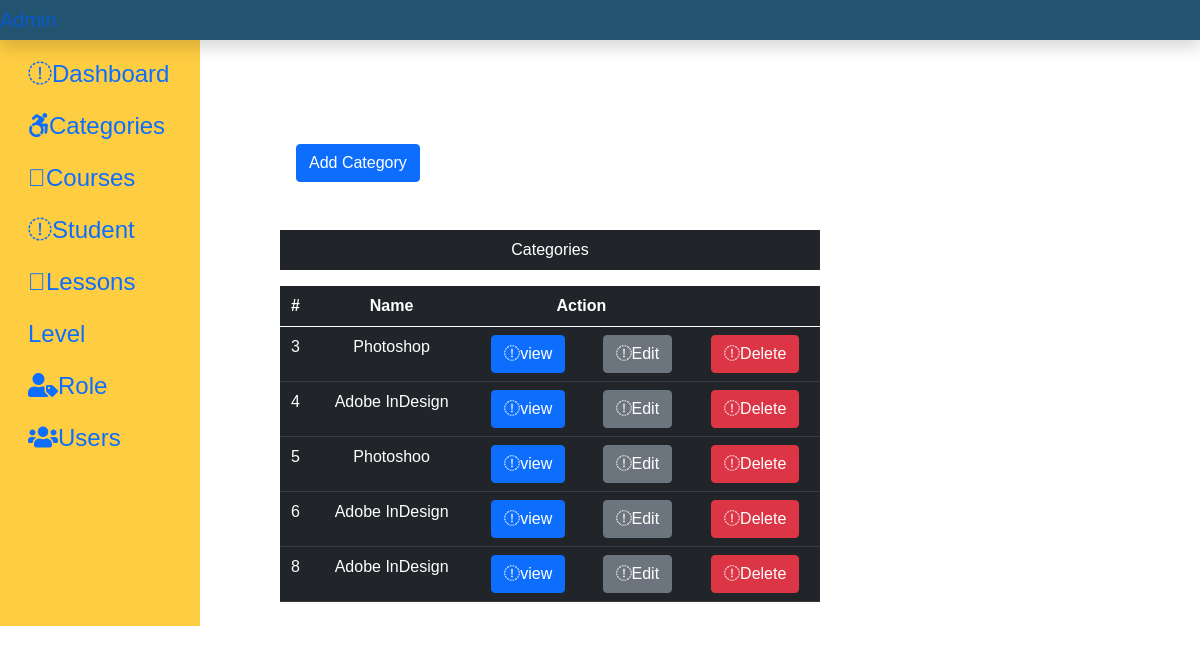
The app's page /admin/categories.php with its own data.
### tables this page shows
CREATE TABLE `category` (
  `CaId` int(255) NOT NULL,
  `CaName` varchar(255) NOT NULL
);

### admin/function/function.php (called while the page is built, shortened)
<?php
 function category() {
    global $conn;
    $data = $conn->prepare("SELECT * FROM category");
    $data->execute();
    $res = $data->fetchAll(PDO::FETCH_OBJ);
    return $res;
  }
?>

### admin/categories.php (the view, shortened to what this page needs)
<?php
include('./layout/header.php');
include('./connection/connection.php');
include('./function/function.php');
?>
 <div class="col-sm-7 mt-5  ">
   <div class="row mx-5 p-2">
   <div class="col-sm-5 mx-3 mt-5 ">
   <button type="button" class="btn btn-primary" data-toggle="modal" data-target="#Category">
   Add Category
  </button>
   </div>
           <div class="mx-t mt-5 text-center">
           <p class="bg-dark text-white p-2">Categories</p>
           <table class="table table-dark ">
                  <thead>
                    <tr>
                        <th>#</th>
                      <th>Name</th>
                      <th  colspan='2'>Action</th>
                      <th></th>
                    </tr>
                  </thead>
                  <tbody>
                  <?php
                  $categories= category();
                   foreach($categories as $cat){ ?>
                   <tr>
                 <td> <?php echo ($cat->CaId);?></td>
                   <td> <?php echo($cat->CaName);?></td>
                   <td><a  class ="btn btn-primary" href='viewUser.php? id=<?php echo($cat->CaId); ?>' title='View Record' data-toggle='tooltip'> <i class="fa fas-eye"></i></i>view</td>
                   <td><a  class ="btn btn-secondary" href='editCategory.php? u=<?php echo($cat->CaId); ?>' title='Edit Record' data-toggle='tooltip'> <i class="fa fas-edit"></i></i>Edit</td>
                   <td><a   class ="btn btn-danger"  href='register.php?dele=<?php echo($cat->CaId); ?>' title='Delete Record' data-toggle='tooltip'> <i class="fa fas-trash"></i>Delete</i></td>
                   </tr>
                    <?php
                    }
                    ?>
                  </tbody>
                </table>
           </div>
   </div>
  </div>
</div>
  <?php
include('./layout/footer.php');
 ?>

### admin/layout/header.php (style rules this page uses)
body { font-family: Arial, Helvetica, sans-serif; }

### records on screen
category: CaId "3", CaName "Photoshop"
category: CaId "4", CaName "Adobe InDesign"
category: CaId "5", CaName "Photoshoo"
category: CaId "6", CaName "Adobe InDesign"
category: CaId "8", CaName "Adobe InDesign"
